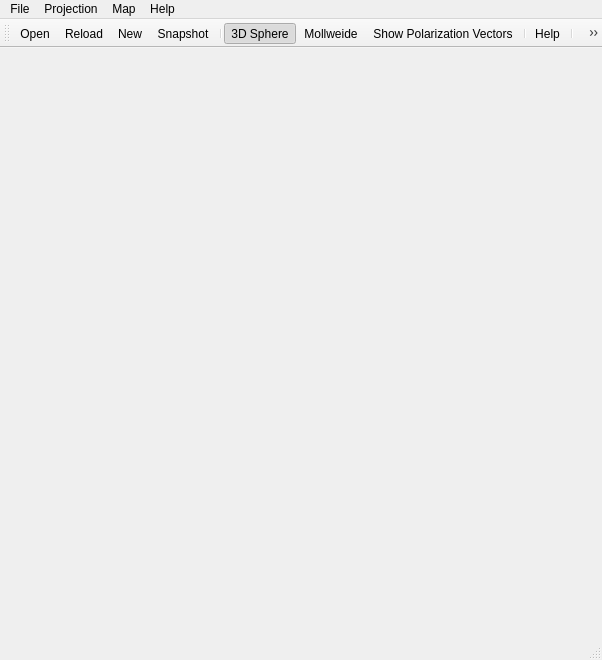
<ui version="4.0" >
 <class>MainWindow</class>
 <widget class="QMainWindow" name="MainWindow" >
  <property name="geometry" >
   <rect>
    <x>0</x>
    <y>0</y>
    <width>602</width>
    <height>660</height>
   </rect>
  </property>
  <property name="windowTitle" >
   <string>MainWindow</string>
  </property>
  <widget class="QWidget" name="centralwidget" >
   <property name="sizePolicy" >
    <sizepolicy vsizetype="Expanding" hsizetype="Expanding" >
     <horstretch>0</horstretch>
     <verstretch>0</verstretch>
    </sizepolicy>
   </property>
  </widget>
  <widget class="QToolBar" name="toolBar" >
   <property name="orientation" >
    <enum>Qt::Horizontal</enum>
   </property>
   <attribute name="toolBarArea" >
    <enum>TopToolBarArea</enum>
   </attribute>
   <attribute name="toolBarBreak" >
    <bool>false</bool>
   </attribute>
   <addaction name="actionOpen" />
   <addaction name="actionReload" />
   <addaction name="actionNew" />
   <addaction name="actionSnapshot" />
   <addaction name="separator" />
   <addaction name="action3D_Sphere_tb" />
   <addaction name="actionMollweide_tb" />
   <addaction name="actionPolarAnglesTB" />
   <addaction name="separator" />
   <addaction name="actionHelp" />
   <addaction name="separator" />
   <addaction name="actionClose" />
   <addaction name="actionExit" />
  </widget>
  <widget class="QStatusBar" name="viewerStatus" />
  <widget class="QMenuBar" name="menuBar" >
   <property name="geometry" >
    <rect>
     <x>0</x>
     <y>0</y>
     <width>602</width>
     <height>29</height>
    </rect>
   </property>
   <widget class="QMenu" name="menuHelp_2" >
    <property name="title" >
     <string>Help</string>
    </property>
    <addaction name="actionHelp" />
   </widget>
   <widget class="QMenu" name="menuMap" >
    <property name="title" >
     <string>Map</string>
    </property>
    <addaction name="actionTemperature" />
    <addaction name="actionQ_Polarization" />
    <addaction name="actionU_Polarization" />
    <addaction name="actionP_Polarization" />
    <addaction name="actionNum_Obs" />
    <addaction name="separator" />
    <addaction name="actionShow_Range_Box_m" />
    <addaction name="actionPolarAnglesM" />
   </widget>
   <widget class="QMenu" name="menuProjection" >
    <property name="title" >
     <string>Projection</string>
    </property>
    <addaction name="action3D_Sphere_m" />
    <addaction name="actionMollweide_m" />
   </widget>
   <widget class="QMenu" name="menuFile" >
    <property name="title" >
     <string>File</string>
    </property>
    <addaction name="actionNew" />
    <addaction name="actionReload" />
    <addaction name="separator" />
    <addaction name="actionFileInfoM" />
    <addaction name="actionSnapshot" />
    <addaction name="separator" />
    <addaction name="actionClose" />
    <addaction name="actionExit" />
   </widget>
   <addaction name="menuFile" />
   <addaction name="menuProjection" />
   <addaction name="menuMap" />
   <addaction name="menuHelp_2" />
  </widget>
  <action name="actionNew" >
   <property name="icon" >
    <iconset resource="skyviewer.qrc" >
     <normaloff>:/images/new.png</normaloff>:/images/new.png</iconset>
   </property>
   <property name="text" >
    <string>&amp;New</string>
   </property>
  </action>
  <action name="actionReload" >
   <property name="icon" >
    <iconset resource="skyviewer.qrc" >
     <normaloff>:/images/reload.png</normaloff>:/images/reload.png</iconset>
   </property>
   <property name="text" >
    <string>&amp;Reload</string>
   </property>
  </action>
  <action name="actionSnapshot" >
   <property name="icon" >
    <iconset resource="skyviewer.qrc" >
     <normaloff>:/images/snapshot.png</normaloff>:/images/snapshot.png</iconset>
   </property>
   <property name="text" >
    <string>&amp;Snapshot</string>
   </property>
   <property name="iconText" >
    <string>Snapshot</string>
   </property>
   <property name="toolTip" >
    <string>Snapshot</string>
   </property>
  </action>
  <action name="actionHelp" >
   <property name="icon" >
    <iconset resource="skyviewer.qrc" >
     <normaloff>:/images/help.png</normaloff>:/images/help.png</iconset>
   </property>
   <property name="text" >
    <string>&amp;Help</string>
   </property>
  </action>
  <action name="actionClose" >
   <property name="icon" >
    <iconset resource="skyviewer.qrc" >
     <normaloff>:/images/close.png</normaloff>:/images/close.png</iconset>
   </property>
   <property name="text" >
    <string>&amp;Close</string>
   </property>
  </action>
  <action name="actionExit" >
   <property name="icon" >
    <iconset resource="skyviewer.qrc" >
     <normaloff>:/images/quit.png</normaloff>:/images/quit.png</iconset>
   </property>
   <property name="text" >
    <string>E&amp;xit</string>
   </property>
  </action>
  <action name="action3D_Sphere_tb" >
   <property name="checkable" >
    <bool>true</bool>
   </property>
   <property name="checked" >
    <bool>true</bool>
   </property>
   <property name="icon" >
    <iconset resource="skyviewer.qrc" >
     <normaloff>:/images/spherical.png</normaloff>:/images/spherical.png</iconset>
   </property>
   <property name="text" >
    <string>&amp;3D Sphere</string>
   </property>
  </action>
  <action name="actionMollweide_tb" >
   <property name="checkable" >
    <bool>true</bool>
   </property>
   <property name="icon" >
    <iconset resource="skyviewer.qrc" >
     <normaloff>:/images/mollweide.png</normaloff>:/images/mollweide.png</iconset>
   </property>
   <property name="text" >
    <string>&amp;Mollweide</string>
   </property>
  </action>
  <action name="actionTemperature" >
   <property name="checkable" >
    <bool>true</bool>
   </property>
   <property name="checked" >
    <bool>true</bool>
   </property>
   <property name="text" >
    <string>&amp;Temperature</string>
   </property>
  </action>
  <action name="actionQ_Polarization" >
   <property name="checkable" >
    <bool>true</bool>
   </property>
   <property name="text" >
    <string>&amp;Q Polarization</string>
   </property>
  </action>
  <action name="actionU_Polarization" >
   <property name="checkable" >
    <bool>true</bool>
   </property>
   <property name="text" >
    <string>&amp;U Polarization</string>
   </property>
  </action>
  <action name="actionP_Polarization" >
   <property name="checkable" >
    <bool>true</bool>
   </property>
   <property name="text" >
    <string>&amp;P Polarization</string>
   </property>
  </action>
  <action name="actionNum_Obs" >
   <property name="checkable" >
    <bool>true</bool>
   </property>
   <property name="text" >
    <string>Num &amp;Obs</string>
   </property>
  </action>
  <action name="actionMollweide_m" >
   <property name="checkable" >
    <bool>true</bool>
   </property>
   <property name="text" >
    <string>&amp;Mollweide</string>
   </property>
   <property name="iconText" >
    <string>Mollweide</string>
   </property>
   <property name="toolTip" >
    <string>Mollweide</string>
   </property>
  </action>
  <action name="action3D_Sphere_m" >
   <property name="checkable" >
    <bool>true</bool>
   </property>
   <property name="text" >
    <string>&amp;3D Sphere</string>
   </property>
   <property name="iconText" >
    <string>3D Sphere</string>
   </property>
   <property name="toolTip" >
    <string>3D Sphere</string>
   </property>
  </action>
  <action name="actionShow_Range_Box_m" >
   <property name="checkable" >
    <bool>true</bool>
   </property>
   <property name="checked" >
    <bool>true</bool>
   </property>
   <property name="text" >
    <string>Show Range &amp;Box</string>
   </property>
   <property name="iconText" >
    <string>Show Range Box</string>
   </property>
   <property name="toolTip" >
    <string>Show Range Box</string>
   </property>
  </action>
  <action name="actionPolarAnglesM" >
   <property name="checkable" >
    <bool>true</bool>
   </property>
   <property name="text" >
    <string>Show Polarization &amp;Vectors</string>
   </property>
   <property name="iconText" >
    <string>Show Polarization Vectors</string>
   </property>
   <property name="toolTip" >
    <string>Show Polarization Vectors</string>
   </property>
  </action>
  <action name="actionPolarAnglesTB" >
   <property name="checkable" >
    <bool>true</bool>
   </property>
   <property name="icon" >
    <iconset resource="skyviewer.qrc" >
     <normaloff>:/images/polarization.png</normaloff>:/images/polarization.png</iconset>
   </property>
   <property name="text" >
    <string>Show Polarization &amp;Vectors</string>
   </property>
   <property name="iconText" >
    <string>Show Polarization Vectors</string>
   </property>
   <property name="toolTip" >
    <string>Show Polarization Vectors</string>
   </property>
  </action>
  <action name="actionFileInfoM" >
   <property name="checkable" >
    <bool>true</bool>
   </property>
   <property name="checked" >
    <bool>false</bool>
   </property>
   <property name="text" >
    <string>File Information</string>
   </property>
   <property name="iconText" >
    <string>File Information</string>
   </property>
   <property name="toolTip" >
    <string>File Information</string>
   </property>
  </action>
  <action name="actionOpen" >
   <property name="icon" >
    <iconset resource="skyviewer.qrc" >
     <normaloff>:/images/open.png</normaloff>:/images/open.png</iconset>
   </property>
   <property name="text" >
    <string>Open</string>
   </property>
  </action>
 </widget>
 <resources>
  <include location="skyviewer.qrc" />
 </resources>
 <connections/>
</ui>
